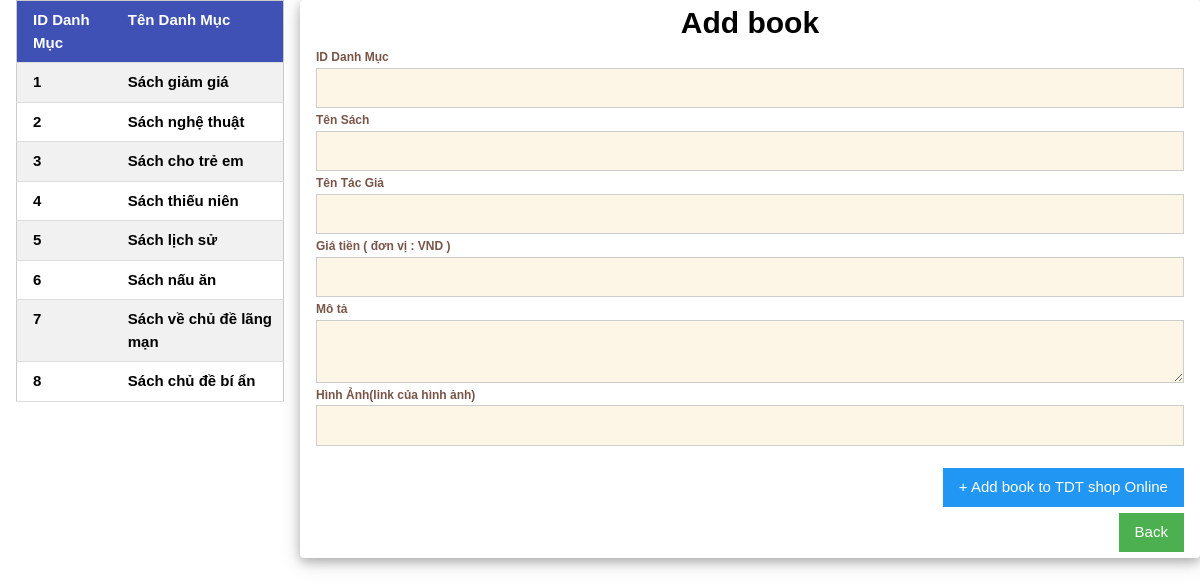
Page /add_book.php on the committed database.
### tables this page shows
CREATE TABLE IF NOT EXISTS `danhmuc` (
  `id` int(11) NOT NULL,
  `tenDM` varchar(255) NOT NULL
);

### add_book.php (the view, shortened to what this page needs)
<!DOCTYPE html>
<html>
<head>
<link rel="stylesheet" href="css/CSS.css">
<link rel="stylesheet" href="https://cdnjs.cloudflare.com/ajax/libs/font-awesome/4.7.0/css/font-awesome.min.css">
<link rel="stylesheet" href="css/CSS2.css">
</head>
<body>
<div class="w3-container w3-quarter">
<?php
    require_once("connection.php");
    $sql_ls = "SELECT * FROM danhmuc";
    $result_ls = $conn->query($sql_ls);
    echo "<table class='w3-table-all'>";
    echo "<tr>";
    echo "<th class='w3-indigo'>";echo "ID Danh Mục";echo "</th>";
    echo "<th class='w3-indigo'>";echo "Tên Danh Mục";echo "</th>";
    echo "</tr>";
    if ($result_ls->num_rows > 0) {
        while($row_ls = $result_ls->fetch_assoc()) {
            echo "<tr>";
            echo "<th>";echo($row_ls['id']);echo "</th>";
            echo "<th>";echo($row_ls['tenDM']);echo "</th>";
            echo "</tr>";
        }
    } echo "</table>";
?>
</div>
<div class="w3-container w3-round w3-card-4 w3-threequarter">
	<form method="POST">
		<div class="w3-center"><b style="font-size:30px">Add book</b></div>
		<label class="w3-text-brown w3-small"><b>ID Danh Mục</b></label>
		<input class="w3-input w3-border w3-sand" type="number"name="idDM" required>
		<label class="w3-text-brown w3-small"><b>Tên Sách</b></label>
		<input class="w3-input w3-border w3-sand" type="text"name="tensach" required>
		<label class="w3-text-brown w3-small"><b>Tên Tác Giả</b></label>
		<input class="w3-input w3-border w3-sand" type="text"name="tenTG" required>
		<label class="w3-text-brown w3-small"><b>Giá tiền ( đơn vị : VND )</b></label>
		<input class="w3-input w3-border w3-sand" type="number"name="gia" required>
		<label class="w3-text-brown w3-small"><b>Mô tả</b></label>
		<textarea class="w3-input w3-border w3-sand" type="text"name="mota" required></textarea>
		<label class="w3-text-brown w3-small"><b>Hình Ảnh(link của hình ảnh)</b></label>
		<input class="w3-input w3-border w3-sand" type="text" name="image" required><br>
		<div style="float:right"><input class="w3-button w3-blue" type="submit" value=" + Add book to TDT shop Online"></div><br><br>
    </form>
    <div style="float:right"><a href="admin.php"><button class="w3-button w3-green">Back</button></a></div>
    <br><br>
</div>
</body>
</html>

### css/CSS.css (style rules this page uses)
html { box-sizing:border-box }
*,*:before,*:after { box-sizing:inherit }
html { -ms-text-size-adjust:100%;-webkit-text-size-adjust:100% }
body { margin:0 }
a { background-color:transparent;-webkit-text-decoration-skip:objects }
button,input,select,textarea { font:inherit;margin:0 }
button,input { overflow:visible }
button,select { text-transform:none }
button,html [type=button],[type=reset],[type=submit] { -webkit-appearance:button }
textarea { overflow:auto }
html,body { font-family:Verdana,sans-serif;font-size:15px;line-height:1.5 }
html { overflow-x:hidden }
a { color:inherit }
.w3-table,.w3-table-all { border-collapse:collapse;border-spacing:0;width:100%;display:table }
.w3-table-all { border:1px solid #ccc }
.w3-bordered tr,.w3-table-all tr { border-bottom:1px solid #ddd }
.w3-table-all tr:nth-child(odd) { background-color:#fff }
.w3-table-all tr:nth-child(even) { background-color:#f1f1f1 }
.w3-table td,.w3-table th,.w3-table-all td,.w3-table-all th { padding:8px 8px;display:table-cell;text-align:left;vertical-align:top }
.w3-table th:first-child,.w3-table td:first-child,.w3-table-all th:first-child,.w3-table-all td:first-child { padding-left:16px }
.w3-btn,.w3-button { border:none;display:inline-block;outline:0;padding:8px 16px;vertical-align:middle;overflow:hidden;text-decoration:none;color:inherit;background-color:inherit;text-align:center;cursor:pointer;white-space:nowrap }
.w3-btn,.w3-button { -webkit-touch-callout:none;-webkit-user-select:none;-khtml-user-select:none;-moz-user-select:none;-ms-user-select:none;user-select:none }
.w3-input { padding:8px;display:block;border:none;border-bottom:1px solid #ccc;width:100% }
.w3-container:after,.w3-container:before,.w3-panel:after,.w3-panel:before,.w3-row:after,.w3-row:before,.w3-row-padding:after,.w3-row-padding:before, .w3-cell-row:before,.w3-cell-row:after,.w3-clear:after,.w3-clear:before,.w3-bar:before,.w3-bar:after { content:"";display:table;clear:both }
.w3-col,.w3-half,.w3-third,.w3-twothird,.w3-threequarter,.w3-quarter { float:left;width:100% }
@media (min-width:601px) { .w3-col.m3,.w3-quarter { width:24.99999% } }
@media (min-width:601px) { .w3-col.m9,.w3-threequarter { width:74.99999% } }
.w3-round,.w3-round-medium { border-radius:4px }
.w3-container,.w3-panel { padding:0.01em 16px }
.w3-card-4,.w3-hover-shadow:hover { box-shadow:0 4px 10px 0 rgba(0,0,0,0.2),0 4px 20px 0 rgba(0,0,0,0.19) }
.w3-small { font-size:12px!important }
.w3-center { text-align:center!important }
.w3-border { border:1px solid #ccc!important }
.w3-blue,.w3-hover-blue:hover { color:#fff!important;background-color:#2196F3!important }
.w3-green,.w3-hover-green:hover { color:#fff!important;background-color:#4CAF50!important }
.w3-indigo,.w3-hover-indigo:hover { color:#fff!important;background-color:#3f51b5!important }
.w3-sand,.w3-hover-sand:hover { color:#000!important;background-color:#fdf5e6!important }
.w3-text-brown,.w3-hover-text-brown:hover { color:#795548!important }

### rows in the picture
danhmuc: id "1", tenDM "Sách giảm giá"
danhmuc: id "2", tenDM "Sách nghệ thuật"
danhmuc: id "3", tenDM "Sách cho trẻ em"
danhmuc: id "4", tenDM "Sách thiếu niên"
danhmuc: id "5", tenDM "Sách lịch sử"
danhmuc: id "6", tenDM "Sách nấu ăn"
danhmuc: id "7", tenDM "Sách về chủ đề lãng mạn"
danhmuc: id "8", tenDM "Sách chủ đề bí ẩn"
